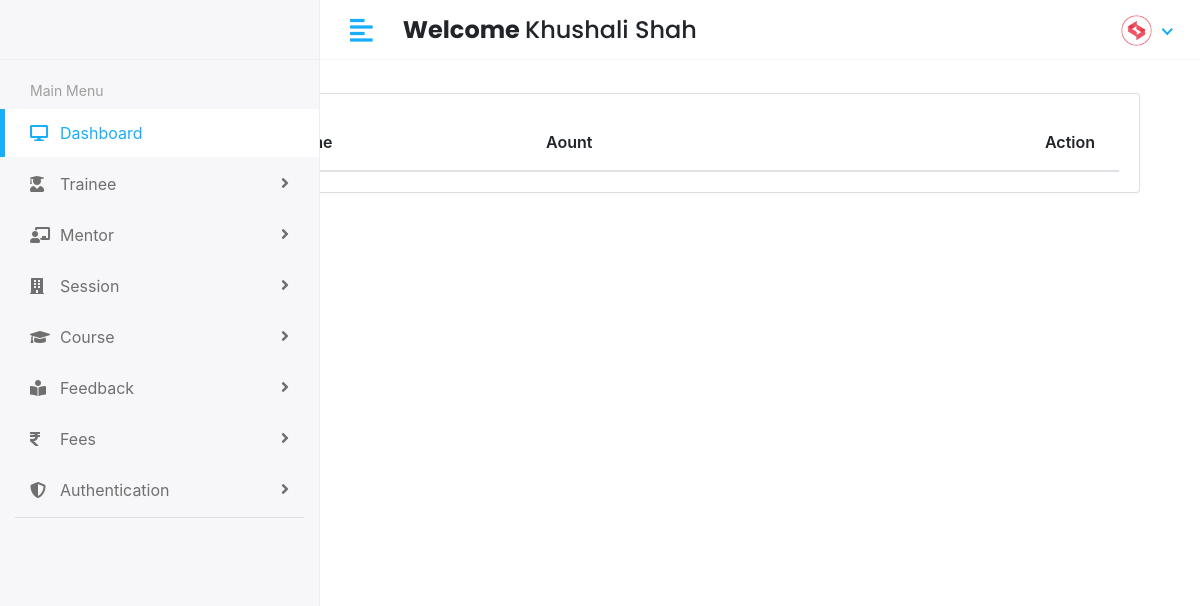
The app's page /manager/feees/view (signed in), older data.
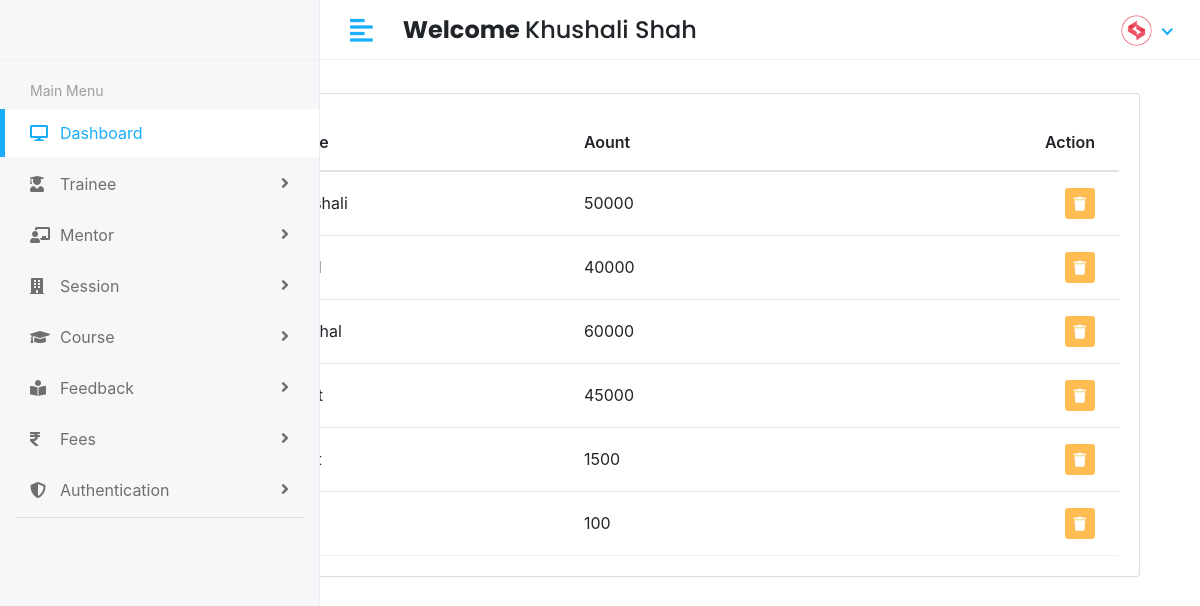
The same page, newer data.
### app/models.py (models this page shows)
class Feees(models.Model):
    name= models.CharField(max_length=100)
    amount=models.CharField(max_length=100)
    payment_id=models.CharField(max_length=100)
    paid=models.BooleanField(default=False)

### LMS/manager_views.py (the view)
# urls.py: path('manager/feees/view',manager_views.VIEW_FEES, name='view_fees'),
@login_required(login_url='/')
def VIEW_FEES(request):
    feees = Feees.objects.all()
    context = {
        'feees':feees,
    }
    return render(request,'manager/view_feees.html',context)

### templates/manager/view_feees.html (shortened to what this page needs)
{% extends 'base.html' %}
{% block content %}
{% load static %}
<div class="content container-fluid">
   <div class="page-header">
      <div class="row align-items-center">
         <div class="col">
            <h3 class="page-title">FEES</h3>
            <ul class="breadcrumb">
               <li class="breadcrumb-item"><a href="#">Dashboard</a></li>
               <li class="breadcrumb-item active">FEES</li>
            </ul>
         </div>
         <div class="col-auto text-right float-right ml-auto">
            <a href="#" class="btn btn-outline-primary mr-2"> Download</a>
            <a href="add-student.html" class="btn btn-primary"></a>
         </div>
      </div>
   </div>
   <div class="row">
      <div class="col-sm-12">
         <div class="card card-table">
            <div class="card-body">
               <div class="table-responsive">
                  <table id="table_id" class="table table-hover table-center mb-0">
                     <thead>
                        <tr>
                           <th>ID</th>
                           <th>Name</th>
                           <th>Aount</th>
                           <th class="text-right">Action</th>
                        </tr>
                     </thead>
                     <tbody>
                        {% for i in feees %}
                        <tr>
                           <td>{{i.id}}</td>
                           <td>{{i.name}}</td>
                           <td>{{i.amount}}</td>
                           <td class="text-right">
                              <div class="actions">
                                 <a href="{% url 'delete_feees' i.id %}" class="btn btn-sm bg-danger-light">
                                 <i class="fas fa-trash"></i>
                                 </a>
                              </div>
                           </td>
                        </tr>
                        {% endfor %}
                     </tbody>
                  </table>
               </div>
            </div>
         </div>
      </div>
   </div>
</div>
{% endblock %}

Row changes from the older to the newer data that the page shows:
added Feees: amount "50000"
added Feees: amount "40000"
added Feees: amount "60000"
added Feees: amount "45000"
added Feees: amount "1500"
added Feees: amount "100"
